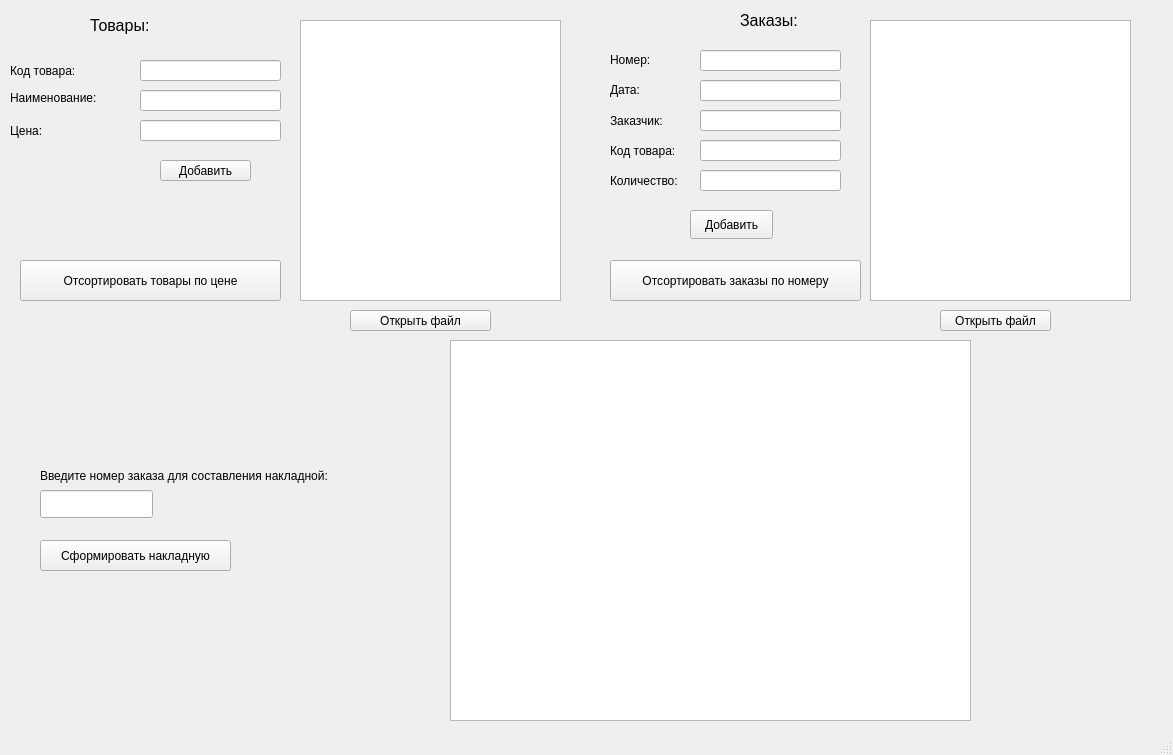
<?xml version="1.0" encoding="UTF-8"?>
<ui version="4.0">
 <class>MainWindow</class>
 <widget class="QMainWindow" name="MainWindow">
  <property name="enabled">
   <bool>true</bool>
  </property>
  <property name="geometry">
   <rect>
    <x>0</x>
    <y>0</y>
    <width>1173</width>
    <height>755</height>
   </rect>
  </property>
  <property name="windowTitle">
   <string>MainWindow</string>
  </property>
  <widget class="QWidget" name="centralwidget">
   <widget class="QLabel" name="genWareText">
    <property name="geometry">
     <rect>
      <x>90</x>
      <y>10</y>
      <width>101</width>
      <height>31</height>
     </rect>
    </property>
    <property name="font">
     <font>
      <pointsize>12</pointsize>
     </font>
    </property>
    <property name="text">
     <string>Товары:</string>
    </property>
   </widget>
   <widget class="QLabel" name="genCodeText">
    <property name="geometry">
     <rect>
      <x>10</x>
      <y>60</y>
      <width>91</width>
      <height>21</height>
     </rect>
    </property>
    <property name="text">
     <string>Код товара:</string>
    </property>
   </widget>
   <widget class="QLineEdit" name="CodeField">
    <property name="geometry">
     <rect>
      <x>140</x>
      <y>60</y>
      <width>141</width>
      <height>21</height>
     </rect>
    </property>
   </widget>
   <widget class="QLabel" name="genNameText">
    <property name="geometry">
     <rect>
      <x>10</x>
      <y>90</y>
      <width>111</width>
      <height>16</height>
     </rect>
    </property>
    <property name="text">
     <string>Наименование:</string>
    </property>
   </widget>
   <widget class="QLineEdit" name="NameField">
    <property name="geometry">
     <rect>
      <x>140</x>
      <y>90</y>
      <width>141</width>
      <height>21</height>
     </rect>
    </property>
   </widget>
   <widget class="QLabel" name="genPriceText">
    <property name="geometry">
     <rect>
      <x>10</x>
      <y>120</y>
      <width>71</width>
      <height>21</height>
     </rect>
    </property>
    <property name="text">
     <string>Цена:</string>
    </property>
   </widget>
   <widget class="QLineEdit" name="PriceField">
    <property name="geometry">
     <rect>
      <x>140</x>
      <y>120</y>
      <width>141</width>
      <height>21</height>
     </rect>
    </property>
   </widget>
   <widget class="QPushButton" name="AddButton">
    <property name="geometry">
     <rect>
      <x>160</x>
      <y>160</y>
      <width>91</width>
      <height>21</height>
     </rect>
    </property>
    <property name="text">
     <string>Добавить</string>
    </property>
   </widget>
   <widget class="QPushButton" name="File1OpenButton">
    <property name="geometry">
     <rect>
      <x>350</x>
      <y>310</y>
      <width>141</width>
      <height>21</height>
     </rect>
    </property>
    <property name="text">
     <string>Открыть файл</string>
    </property>
   </widget>
   <widget class="QListWidget" name="genList">
    <property name="geometry">
     <rect>
      <x>300</x>
      <y>20</y>
      <width>261</width>
      <height>281</height>
     </rect>
    </property>
   </widget>
   <widget class="QLabel" name="label">
    <property name="geometry">
     <rect>
      <x>740</x>
      <y>10</y>
      <width>81</width>
      <height>21</height>
     </rect>
    </property>
    <property name="font">
     <font>
      <pointsize>12</pointsize>
     </font>
    </property>
    <property name="text">
     <string>Заказы:</string>
    </property>
   </widget>
   <widget class="QLabel" name="label_2">
    <property name="geometry">
     <rect>
      <x>610</x>
      <y>50</y>
      <width>63</width>
      <height>20</height>
     </rect>
    </property>
    <property name="text">
     <string>Номер:</string>
    </property>
   </widget>
   <widget class="QLabel" name="label_3">
    <property name="geometry">
     <rect>
      <x>610</x>
      <y>80</y>
      <width>63</width>
      <height>20</height>
     </rect>
    </property>
    <property name="text">
     <string>Дата:</string>
    </property>
   </widget>
   <widget class="QLabel" name="label_4">
    <property name="geometry">
     <rect>
      <x>610</x>
      <y>110</y>
      <width>81</width>
      <height>21</height>
     </rect>
    </property>
    <property name="text">
     <string>Заказчик:</string>
    </property>
   </widget>
   <widget class="QLabel" name="label_5">
    <property name="geometry">
     <rect>
      <x>610</x>
      <y>140</y>
      <width>101</width>
      <height>21</height>
     </rect>
    </property>
    <property name="text">
     <string>Код товара:</string>
    </property>
   </widget>
   <widget class="QLineEdit" name="NumberField">
    <property name="geometry">
     <rect>
      <x>700</x>
      <y>50</y>
      <width>141</width>
      <height>21</height>
     </rect>
    </property>
   </widget>
   <widget class="QLineEdit" name="CustomerField">
    <property name="geometry">
     <rect>
      <x>700</x>
      <y>110</y>
      <width>141</width>
      <height>21</height>
     </rect>
    </property>
   </widget>
   <widget class="QLineEdit" name="CodeField_1">
    <property name="geometry">
     <rect>
      <x>700</x>
      <y>140</y>
      <width>141</width>
      <height>21</height>
     </rect>
    </property>
   </widget>
   <widget class="QLabel" name="label_6">
    <property name="geometry">
     <rect>
      <x>610</x>
      <y>170</y>
      <width>91</width>
      <height>21</height>
     </rect>
    </property>
    <property name="text">
     <string>Количество:</string>
    </property>
   </widget>
   <widget class="QLineEdit" name="AmountField">
    <property name="geometry">
     <rect>
      <x>700</x>
      <y>170</y>
      <width>141</width>
      <height>21</height>
     </rect>
    </property>
   </widget>
   <widget class="QListWidget" name="genList_2">
    <property name="geometry">
     <rect>
      <x>870</x>
      <y>20</y>
      <width>261</width>
      <height>281</height>
     </rect>
    </property>
   </widget>
   <widget class="QPushButton" name="File2OpenButton">
    <property name="geometry">
     <rect>
      <x>940</x>
      <y>310</y>
      <width>111</width>
      <height>21</height>
     </rect>
    </property>
    <property name="text">
     <string>Открыть файл</string>
    </property>
   </widget>
   <widget class="QPushButton" name="AddButton_1">
    <property name="geometry">
     <rect>
      <x>690</x>
      <y>210</y>
      <width>83</width>
      <height>29</height>
     </rect>
    </property>
    <property name="text">
     <string>Добавить</string>
    </property>
   </widget>
   <widget class="QLineEdit" name="DateField">
    <property name="geometry">
     <rect>
      <x>700</x>
      <y>80</y>
      <width>141</width>
      <height>21</height>
     </rect>
    </property>
   </widget>
   <widget class="QPushButton" name="SortByPriceButton">
    <property name="geometry">
     <rect>
      <x>20</x>
      <y>260</y>
      <width>261</width>
      <height>41</height>
     </rect>
    </property>
    <property name="text">
     <string>Отсортировать товары по цене</string>
    </property>
   </widget>
   <widget class="QPushButton" name="SortByNumberButton">
    <property name="geometry">
     <rect>
      <x>610</x>
      <y>260</y>
      <width>251</width>
      <height>41</height>
     </rect>
    </property>
    <property name="text">
     <string>Отсортировать заказы по номеру</string>
    </property>
   </widget>
   <widget class="QLabel" name="label_7">
    <property name="geometry">
     <rect>
      <x>40</x>
      <y>460</y>
      <width>361</width>
      <height>31</height>
     </rect>
    </property>
    <property name="text">
     <string>Введите номер заказа для составления накладной:</string>
    </property>
   </widget>
   <widget class="QLineEdit" name="NakladField">
    <property name="geometry">
     <rect>
      <x>40</x>
      <y>490</y>
      <width>113</width>
      <height>28</height>
     </rect>
    </property>
   </widget>
   <widget class="QPushButton" name="NakladButton">
    <property name="geometry">
     <rect>
      <x>40</x>
      <y>540</y>
      <width>191</width>
      <height>31</height>
     </rect>
    </property>
    <property name="text">
     <string>Сформировать накладную</string>
    </property>
   </widget>
   <widget class="QListWidget" name="genList_3">
    <property name="geometry">
     <rect>
      <x>450</x>
      <y>340</y>
      <width>521</width>
      <height>381</height>
     </rect>
    </property>
   </widget>
  </widget>
  <widget class="QStatusBar" name="statusbar"/>
 </widget>
 <resources/>
 <connections/>
</ui>
